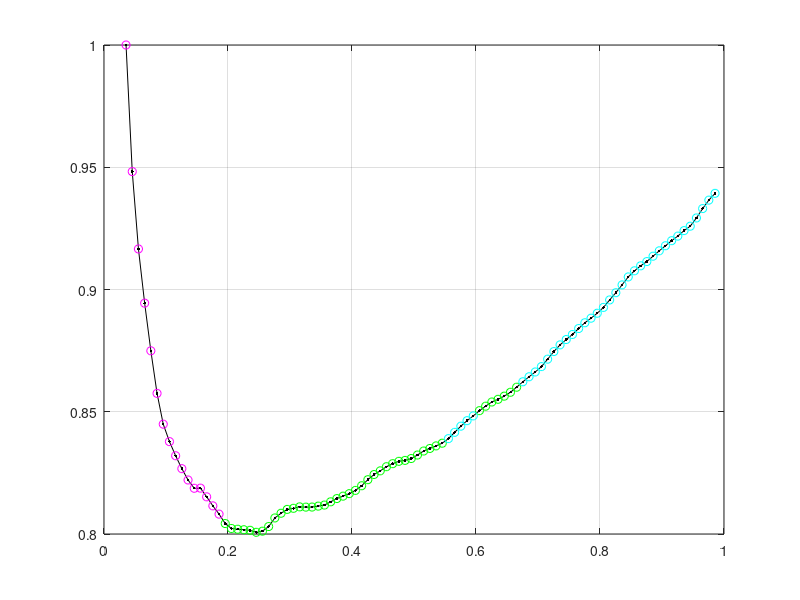

This figure's MATLAB source:
clc
clear all;
close all;

load parameters
tam=size(x_hist(:,2),1); % Number of available data samples

% x_hist(:,2) corresponds to rotor resistance data, while x_hist(:,2) 
% corresponds to rotor reactance data. Therefore, either column should be 
% selected depending on the parameter for which the slip region partitioning is to be performed.
y=x_hist(:,1); y=y/max(y);
x=(1:tam)';

% The window size must be selected such that the data within each window 
% can be adequately approximated by a linear model
tj=4; % Moving window half-width
param = zeros(tam,2); % Initialization of the vector storing local linear coefficients

% Estimation of local linear parameters using a moving window approach
for c=(1+tj):(tam-tj)
  S=polyfit(x((c-tj):(c+tj)),y((c-tj):(c+tj)),1);
  param(c,1:2)=S;
end

% Replication of boundary coefficients to handle edge regions
param(1:tj,1:2)=repmat(param(tj+1,1:2),tj,1);
param(tam-tj+1:tam,1:2)=repmat(param(tam-tj,1:2),tj,1);

% Clustering of data points based on local linear coefficients (K-means)
% If running in GNU Octave, it is necessary to load the statistics package
% to enable the use of the kmeans function
%pkg load statistics
[idx, C] = kmeans(param, 3);
c1=find(idx==1);
c2=find(idx==2);
c3=find(idx==3);

% Visualization of clustering results
plot(s_hist(x),y,'k.-'),
hold on,plot(s_hist(x(c1,1)),y(c1,1),'og'),grid on,
hold on,plot(s_hist(x(c2,1)),y(c2,1),'om'),grid on,
hold on,plot(s_hist(x(c3,1)),y(c3,1),'oc'),grid on,
